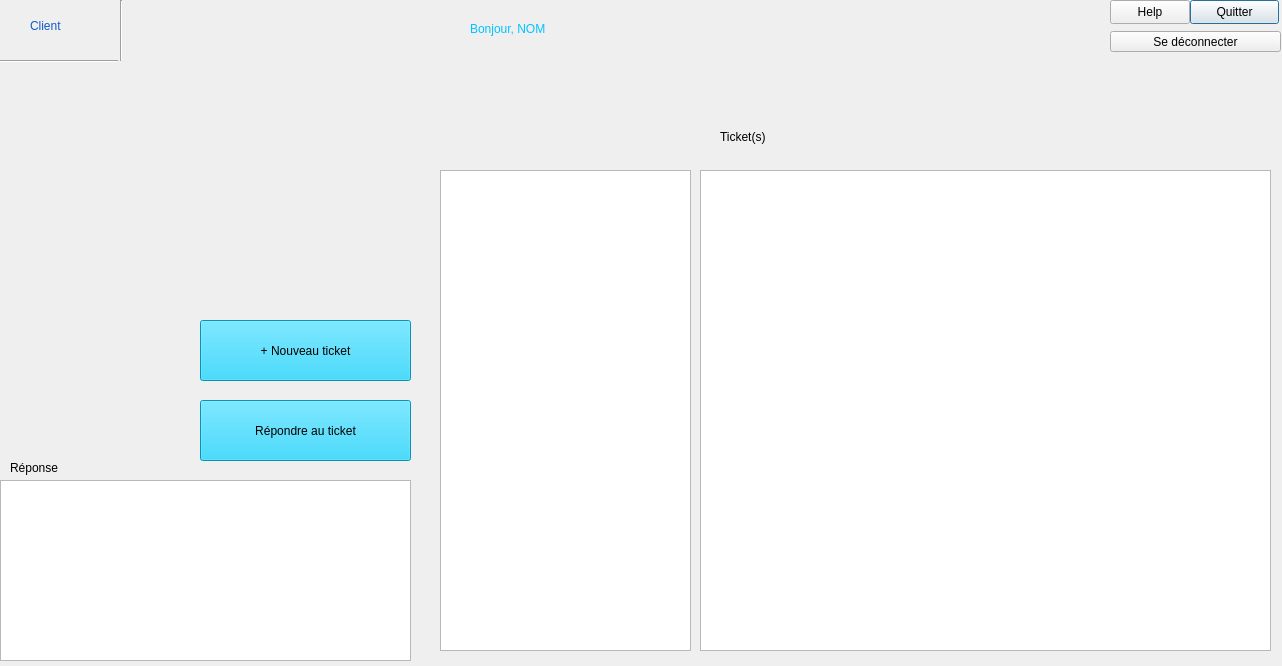
<?xml version="1.0" encoding="UTF-8"?>
<ui version="4.0">
 <class>ClientWindow</class>
 <widget class="QDialog" name="ClientWindow">
  <property name="geometry">
   <rect>
    <x>0</x>
    <y>0</y>
    <width>1282</width>
    <height>666</height>
   </rect>
  </property>
  <property name="windowTitle">
   <string>Dialog</string>
  </property>
  <widget class="QLabel" name="label">
   <property name="geometry">
    <rect>
     <x>30</x>
     <y>10</y>
     <width>62</width>
     <height>32</height>
    </rect>
   </property>
   <property name="styleSheet">
    <string notr="true">color: rgb(16, 91, 203);
font: italic 22pt &quot;Monotype Corsiva&quot;;</string>
   </property>
   <property name="text">
    <string>Client</string>
   </property>
   <property name="wordWrap">
    <bool>true</bool>
   </property>
  </widget>
  <widget class="Line" name="line">
   <property name="geometry">
    <rect>
     <x>0</x>
     <y>60</y>
     <width>118</width>
     <height>3</height>
    </rect>
   </property>
   <property name="orientation">
    <enum>Qt::Horizontal</enum>
   </property>
  </widget>
  <widget class="Line" name="line_2">
   <property name="geometry">
    <rect>
     <x>120</x>
     <y>0</y>
     <width>3</width>
     <height>61</height>
    </rect>
   </property>
   <property name="orientation">
    <enum>Qt::Vertical</enum>
   </property>
  </widget>
  <widget class="QLabel" name="label_2">
   <property name="geometry">
    <rect>
     <x>470</x>
     <y>10</y>
     <width>204</width>
     <height>37</height>
    </rect>
   </property>
   <property name="styleSheet">
    <string notr="true">font: 700 24pt &quot;Bell MT&quot;;
color: rgb(0, 196, 255);</string>
   </property>
   <property name="text">
    <string>Bonjour, NOM</string>
   </property>
  </widget>
  <widget class="QPushButton" name="pushButton">
   <property name="geometry">
    <rect>
     <x>1190</x>
     <y>0</y>
     <width>89</width>
     <height>24</height>
    </rect>
   </property>
   <property name="text">
    <string>Quitter</string>
   </property>
  </widget>
  <widget class="QPushButton" name="pushButton_2">
   <property name="geometry">
    <rect>
     <x>1110</x>
     <y>0</y>
     <width>80</width>
     <height>24</height>
    </rect>
   </property>
   <property name="text">
    <string>Help</string>
   </property>
  </widget>
  <widget class="QPushButton" name="pushButton_3">
   <property name="geometry">
    <rect>
     <x>200</x>
     <y>320</y>
     <width>211</width>
     <height>61</height>
    </rect>
   </property>
   <property name="styleSheet">
    <string notr="true">font: 900 14pt &quot;Arial Black&quot;;
background-color: rgb(5, 209, 255);
color: rgb(0, 0, 0);</string>
   </property>
   <property name="text">
    <string>+ Nouveau ticket</string>
   </property>
  </widget>
  <widget class="QPushButton" name="pushButton_4">
   <property name="geometry">
    <rect>
     <x>200</x>
     <y>400</y>
     <width>211</width>
     <height>61</height>
    </rect>
   </property>
   <property name="styleSheet">
    <string notr="true">font: 900 14pt &quot;Arial Black&quot;;
background-color: rgb(5, 209, 255);
color: rgb(0, 0, 0);</string>
   </property>
   <property name="text">
    <string>Répondre au ticket</string>
   </property>
  </widget>
  <widget class="QLabel" name="label_3">
   <property name="geometry">
    <rect>
     <x>720</x>
     <y>120</y>
     <width>292</width>
     <height>34</height>
    </rect>
   </property>
   <property name="styleSheet">
    <string notr="true">font: 900 18pt &quot;Arial Black&quot;;
</string>
   </property>
   <property name="text">
    <string>Ticket(s)</string>
   </property>
  </widget>
  <widget class="QPushButton" name="pushButton_5">
   <property name="geometry">
    <rect>
     <x>1110</x>
     <y>31</y>
     <width>171</width>
     <height>21</height>
    </rect>
   </property>
   <property name="text">
    <string>Se déconnecter</string>
   </property>
  </widget>
  <widget class="QTextEdit" name="textEdit">
   <property name="geometry">
    <rect>
     <x>700</x>
     <y>170</y>
     <width>571</width>
     <height>481</height>
    </rect>
   </property>
  </widget>
  <widget class="QListView" name="listView">
   <property name="geometry">
    <rect>
     <x>440</x>
     <y>170</y>
     <width>251</width>
     <height>481</height>
    </rect>
   </property>
  </widget>
  <widget class="QTextEdit" name="textEdit_2">
   <property name="geometry">
    <rect>
     <x>0</x>
     <y>480</y>
     <width>411</width>
     <height>181</height>
    </rect>
   </property>
  </widget>
  <widget class="QLabel" name="label_4">
   <property name="geometry">
    <rect>
     <x>10</x>
     <y>460</y>
     <width>51</width>
     <height>16</height>
    </rect>
   </property>
   <property name="text">
    <string>Réponse :</string>
   </property>
  </widget>
 </widget>
 <resources/>
 <connections/>
</ui>
